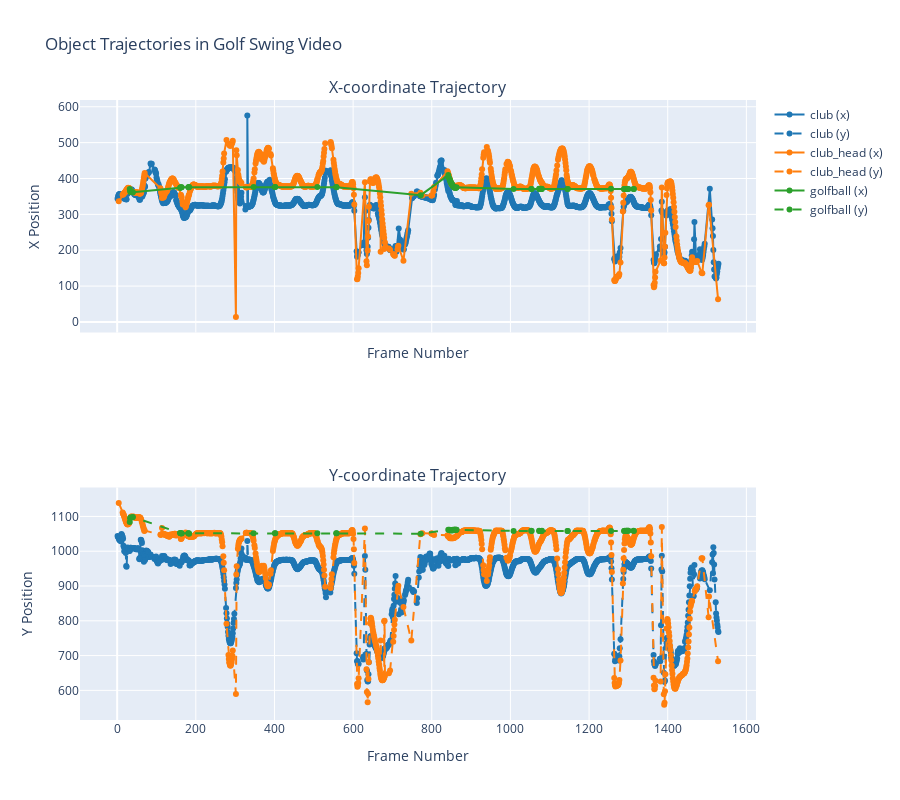

This figure's notebook cell:
### Code cell
video_path = "output_videos/02_bounded.avi"
start_frame = 1350
end_frame = 1430
num_frames = 30

plot_evenly_distributed_frames(video_path, start_frame, end_frame, num_frames)
fig_full.show()

### Figure 1 — Plotly figure (JSON) as saved in the notebook; plotly's stock layout.template omitted (floating-point values rounded to 4 significant figures; data arrays with more than 128 entries replaced by an {"elided": "..."} marker saying what was removed)
{"data": [{"line": {"color": "#1f77b4"}, "mode": "lines+markers", "name": "club (x)", "type": "scatter", "x": {"elided": "1373 int values"}, "xaxis": "x", "y": {"elided": "1373 float values"}, "yaxis": "y"}, {"line": {"color": "#1f77b4", "dash": "dash"}, "mode": "lines+markers", "name": "club (y)", "type": "scatter", "x": {"elided": "1373 int values"}, "xaxis": "x2", "y": {"elided": "1373 float values"}, "yaxis": "y2"}, {"line": {"color": "#ff7f0e"}, "mode": "lines+markers", "name": "club_head (x)", "type": "scatter", "x": {"elided": "1093 int values"}, "xaxis": "x", "y": {"elided": "1093 float values"}, "yaxis": "y"}, {"line": {"color": "#ff7f0e", "dash": "dash"}, "mode": "lines+markers", "name": "club_head (y)", "type": "scatter", "x": {"elided": "1093 int values"}, "xaxis": "x2", "y": {"elided": "1093 float values"}, "yaxis": "y2"}, {"line": {"color": "#2ca02c"}, "mode": "lines+markers", "name": "golfball (x)", "type": "scatter", "x": [32, 33, 34, 39, 40, 160, 161, 162, 163, 164, 181, 182, 183, 347, 401, 402, 509, 557, 558, 772, 842, 844, 845, 846, 847, 848, 849, 850, 851, 852, 853, 854, 855, 856, 857, 858, 859, 860, 861, 862, 863, 1008, 1053, 1054, 1073, 1074, 1075, 1076, 1077, 1078, 1079, 1080, 1145, 1146, 1256, 1289, 1290, 1291, 1295, 1296, 1299, 1300, 1313, 1314], "xaxis": "x", "y": [371, 365, 362.5, 361.5, 361.5, 374.5, 375, 375, 375.5, 375.5, 375.5, 375.5, 376.5, 376, 376, 376, 376, 376, 375.5, 353.5, 409.5, 401.5, 399, 395, 393, 390.5, 387.5, 386, 384.5, 382.5, 380, 378.5, 377.5, 376.5, 375.5, 374.5, 374.5, 374.5, 374.5, 374.5, 375.5, 371, 371, 371, 371.5, 371, 371, 371.5, 371, 371, 371.5, 370.5, 371, 371, 371.5, 371, 371, 371, 371, 371, 371, 371, 371, 371], "yaxis": "y"}, {"line": {"color": "#2ca02c", "dash": "dash"}, "mode": "lines+markers", "name": "golfball (y)", "type": "scatter", "x": [32, 33, 34, 39, 40, 160, 161, 162, 163, 164, 181, 182, 183, 347, 401, 402, 509, 557, 558, 772, 842, 844, 845, 846, 847, 848, 849, 850, 851, 852, 853, 854, 855, 856, 857, 858, 859, 860, 861, 862, 863, 1008, 1053, 1054, 1073, 1074, 1075, 1076, 1077, 1078, 1079, 1080, 1145, 1146, 1256, 1289, 1290, 1291, 1295, 1296, 1299, 1300, 1313, 1314], "xaxis": "x2", "y": [1084, 1094.0, 1097, 1098, 1098.0, 1052.0, 1052.0, 1052.0, 1052.0, 1051, 1052.0, 1052.0, 1050, 1052, 1052, 1052, 1052, 1052.0, 1052.0, 1050.0, 1062, 1061, 1062.0, 1060, 1060.0, 1060, 1060.0, 1060, 1060, 1060, 1060.0, 1062.0, 1060.0, 1061, 1062.0, 1062.0, 1062, 1062.0, 1061, 1062, 1062.0, 1058.0, 1059, 1058.0, 1059, 1058.0, 1058.0, 1058.0, 1058.0, 1058.0, 1058.0, 1059, 1058.0, 1058, 1058.0, 1058.0, 1058.0, 1059, 1059, 1059, 1059, 1059, 1059, 1058.0], "yaxis": "y2"}], "layout": {"annotations": [{"font": {"size": 16}, "showarrow": false, "text": "X-coordinate Trajectory", "x": 0.5, "xanchor": "center", "xref": "paper", "y": 1, "yanchor": "bottom", "yref": "paper"}, {"font": {"size": 16}, "showarrow": false, "text": "Y-coordinate Trajectory", "x": 0.5, "xanchor": "center", "xref": "paper", "y": 0.375, "yanchor": "bottom", "yref": "paper"}], "height": 800, "title": {"text": "Object Trajectories in Golf Swing Video"}, "xaxis": {"anchor": "y", "domain": [0, 1], "matches": "x2", "showticklabels": false, "title": {"text": "Frame Number"}}, "xaxis2": {"anchor": "y2", "domain": [0, 1], "title": {"text": "Frame Number"}}, "yaxis": {"anchor": "x", "domain": [0.625, 1], "title": {"text": "X Position"}}, "yaxis2": {"anchor": "x2", "domain": [0, 0.375], "title": {"text": "Y Position"}}}}
